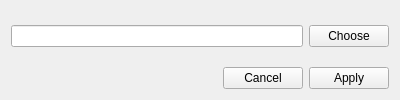
<?xml version="1.0" encoding="UTF-8"?>
<ui version="4.0">
 <class>colorSchemeSelect</class>
 <widget class="QWidget" name="colorSchemeSelect">
  <property name="geometry">
   <rect>
    <x>0</x>
    <y>0</y>
    <width>400</width>
    <height>100</height>
   </rect>
  </property>
  <property name="sizePolicy">
   <sizepolicy hsizetype="Fixed" vsizetype="Fixed">
    <horstretch>0</horstretch>
    <verstretch>0</verstretch>
   </sizepolicy>
  </property>
  <property name="minimumSize">
   <size>
    <width>400</width>
    <height>100</height>
   </size>
  </property>
  <property name="maximumSize">
   <size>
    <width>400</width>
    <height>100</height>
   </size>
  </property>
  <property name="windowTitle">
   <string/>
  </property>
  <layout class="QVBoxLayout" name="verticalLayout">
   <item>
    <spacer name="verticalSpacer_2">
     <property name="orientation">
      <enum>Qt::Vertical</enum>
     </property>
     <property name="sizeHint" stdset="0">
      <size>
       <width>20</width>
       <height>40</height>
      </size>
     </property>
    </spacer>
   </item>
   <item>
    <layout class="QHBoxLayout" name="horizontalLayout">
     <item>
      <widget class="QLineEdit" name="schemePath"/>
     </item>
     <item>
      <widget class="QPushButton" name="selectBtn">
       <property name="text">
        <string>Choose</string>
       </property>
      </widget>
     </item>
    </layout>
   </item>
   <item>
    <spacer name="verticalSpacer">
     <property name="orientation">
      <enum>Qt::Vertical</enum>
     </property>
     <property name="sizeHint" stdset="0">
      <size>
       <width>20</width>
       <height>40</height>
      </size>
     </property>
    </spacer>
   </item>
   <item>
    <layout class="QHBoxLayout" name="horizontalLayout_2">
     <item>
      <widget class="QDialogButtonBox" name="buttonBox">
       <property name="standardButtons">
        <set>QDialogButtonBox::Apply|QDialogButtonBox::Cancel</set>
       </property>
      </widget>
     </item>
    </layout>
   </item>
  </layout>
 </widget>
 <resources/>
 <connections>
  <connection>
   <sender>buttonBox</sender>
   <signal>rejected()</signal>
   <receiver>colorSchemeSelect</receiver>
   <slot>close()</slot>
   <hints>
    <hint type="sourcelabel">
     <x>199</x>
     <y>77</y>
    </hint>
    <hint type="destinationlabel">
     <x>199</x>
     <y>49</y>
    </hint>
   </hints>
  </connection>
 </connections>
</ui>
